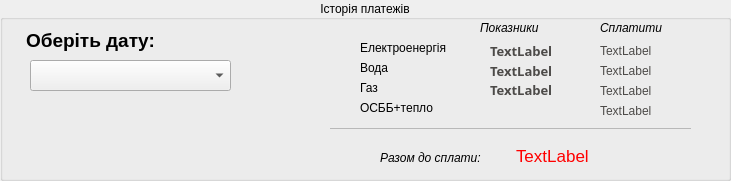
       <widget class="QGroupBox" name="story_box">
        <property name="geometry">
         <rect>
          <x>10</x>
          <y>270</y>
          <width>731</width>
          <height>181</height>
         </rect>
        </property>
        <property name="title">
         <string>Історія платежів</string>
        </property>
        <property name="alignment">
         <set>Qt::AlignCenter</set>
        </property>
        <widget class="QComboBox" name="story_date_Box">
         <property name="geometry">
          <rect>
           <x>30</x>
           <y>60</y>
           <width>201</width>
           <height>31</height>
          </rect>
         </property>
         <property name="editable">
          <bool>false</bool>
         </property>
         <property name="maxVisibleItems">
          <number>20</number>
         </property>
        </widget>
        <widget class="QLabel" name="label_16">
         <property name="geometry">
          <rect>
           <x>20</x>
           <y>20</y>
           <width>141</width>
           <height>41</height>
          </rect>
         </property>
         <property name="font">
          <font>
           <pointsize>14</pointsize>
           <weight>75</weight>
           <bold>true</bold>
           <underline>false</underline>
           <strikeout>false</strikeout>
           <kerning>false</kerning>
          </font>
         </property>
         <property name="frameShape">
          <enum>QFrame::NoFrame</enum>
         </property>
         <property name="text">
          <string>Оберіть дату:</string>
         </property>
         <property name="alignment">
          <set>Qt::AlignCenter</set>
         </property>
        </widget>
        <widget class="QLabel" name="label_17">
         <property name="geometry">
          <rect>
           <x>480</x>
           <y>20</y>
           <width>71</width>
           <height>16</height>
          </rect>
         </property>
         <property name="font">
          <font>
           <italic>true</italic>
          </font>
         </property>
         <property name="text">
          <string>Показники</string>
         </property>
        </widget>
        <widget class="QLabel" name="label_18">
         <property name="geometry">
          <rect>
           <x>600</x>
           <y>20</y>
           <width>71</width>
           <height>16</height>
          </rect>
         </property>
         <property name="font">
          <font>
           <italic>true</italic>
          </font>
         </property>
         <property name="text">
          <string>Сплатити</string>
         </property>
        </widget>
        <widget class="Line" name="line_5">
         <property name="geometry">
          <rect>
           <x>330</x>
           <y>120</y>
           <width>361</width>
           <height>16</height>
          </rect>
         </property>
         <property name="lineWidth">
          <number>0</number>
         </property>
         <property name="midLineWidth">
          <number>1</number>
         </property>
         <property name="orientation">
          <enum>Qt::Horizontal</enum>
         </property>
        </widget>
        <widget class="QLabel" name="label_19">
         <property name="geometry">
          <rect>
           <x>380</x>
           <y>150</y>
           <width>111</width>
           <height>16</height>
          </rect>
         </property>
         <property name="font">
          <font>
           <italic>true</italic>
          </font>
         </property>
         <property name="text">
          <string>Разом до сплати:</string>
         </property>
        </widget>
        <widget class="QLabel" name="label_20">
         <property name="geometry">
          <rect>
           <x>360</x>
           <y>40</y>
           <width>111</width>
           <height>16</height>
          </rect>
         </property>
         <property name="text">
          <string>Електроенергія</string>
         </property>
        </widget>
        <widget class="QLabel" name="label_21">
         <property name="geometry">
          <rect>
           <x>360</x>
           <y>60</y>
           <width>111</width>
           <height>16</height>
          </rect>
         </property>
         <property name="text">
          <string>Вода</string>
         </property>
        </widget>
        <widget class="QLabel" name="label_22">
         <property name="geometry">
          <rect>
           <x>360</x>
           <y>80</y>
           <width>111</width>
           <height>16</height>
          </rect>
         </property>
         <property name="text">
          <string>Газ</string>
         </property>
        </widget>
        <widget class="QLabel" name="label_23">
         <property name="geometry">
          <rect>
           <x>360</x>
           <y>100</y>
           <width>111</width>
           <height>16</height>
          </rect>
         </property>
         <property name="text">
          <string>ОСББ+тепло</string>
         </property>
        </widget>
        <widget class="QLabel" name="el_story_pok">
         <property name="geometry">
          <rect>
           <x>490</x>
           <y>40</y>
           <width>71</width>
           <height>21</height>
          </rect>
         </property>
         <property name="font">
          <font>
           <family>Bahnschrift SemiBold</family>
           <pointsize>10</pointsize>
           <weight>75</weight>
           <bold>true</bold>
          </font>
         </property>
         <property name="styleSheet">
          <string notr="true">color:#4c4a48</string>
         </property>
         <property name="text">
          <string>TextLabel</string>
         </property>
        </widget>
        <widget class="QLabel" name="voda_story_pok">
         <property name="geometry">
          <rect>
           <x>490</x>
           <y>60</y>
           <width>71</width>
           <height>21</height>
          </rect>
         </property>
         <property name="font">
          <font>
           <family>Bahnschrift SemiBold</family>
           <pointsize>10</pointsize>
           <weight>75</weight>
           <bold>true</bold>
          </font>
         </property>
         <property name="styleSheet">
          <string notr="true">color:#4c4a48</string>
         </property>
         <property name="text">
          <string>TextLabel</string>
         </property>
        </widget>
        <widget class="QLabel" name="gaz_story_pok">
         <property name="geometry">
          <rect>
           <x>490</x>
           <y>80</y>
           <width>71</width>
           <height>20</height>
          </rect>
         </property>
         <property name="font">
          <font>
           <family>Bahnschrift SemiBold</family>
           <pointsize>10</pointsize>
           <weight>75</weight>
           <bold>true</bold>
          </font>
         </property>
         <property name="styleSheet">
          <string notr="true">color:#4c4a48</string>
         </property>
         <property name="text">
          <string>TextLabel</string>
         </property>
        </widget>
        <widget class="QLabel" name="el_story_sum">
         <property name="geometry">
          <rect>
           <x>600</x>
           <y>40</y>
           <width>71</width>
           <height>21</height>
          </rect>
         </property>
         <property name="styleSheet">
          <string notr="true">color:#4c4a48</string>
         </property>
         <property name="text">
          <string>TextLabel</string>
         </property>
        </widget>
        <widget class="QLabel" name="voda_story_sum">
         <property name="geometry">
          <rect>
           <x>600</x>
           <y>60</y>
           <width>71</width>
           <height>21</height>
          </rect>
         </property>
         <property name="styleSheet">
          <string notr="true">color:#4c4a48</string>
         </property>
         <property name="text">
          <string>TextLabel</string>
         </property>
        </widget>
        <widget class="QLabel" name="gaz_story_sum">
         <property name="geometry">
          <rect>
           <x>600</x>
           <y>80</y>
           <width>71</width>
           <height>21</height>
          </rect>
         </property>
         <property name="styleSheet">
          <string notr="true">color:#4c4a48</string>
         </property>
         <property name="text">
          <string>TextLabel</string>
         </property>
        </widget>
        <widget class="QLabel" name="dom_story_sum">
         <property name="geometry">
          <rect>
           <x>600</x>
           <y>101</y>
           <width>61</width>
           <height>20</height>
          </rect>
         </property>
         <property name="styleSheet">
          <string notr="true">color:#4c4a48</string>
         </property>
         <property name="text">
          <string>TextLabel</string>
         </property>
        </widget>
        <widget class="QLabel" name="all_sum_story">
         <property name="geometry">
          <rect>
           <x>516</x>
           <y>140</y>
           <width>111</width>
           <height>31</height>
          </rect>
         </property>
         <property name="font">
          <font>
           <pointsize>13</pointsize>
          </font>
         </property>
         <property name="styleSheet">
          <string notr="true">color: red</string>
         </property>
         <property name="text">
          <string>TextLabel</string>
         </property>
        </widget>
       </widget>
